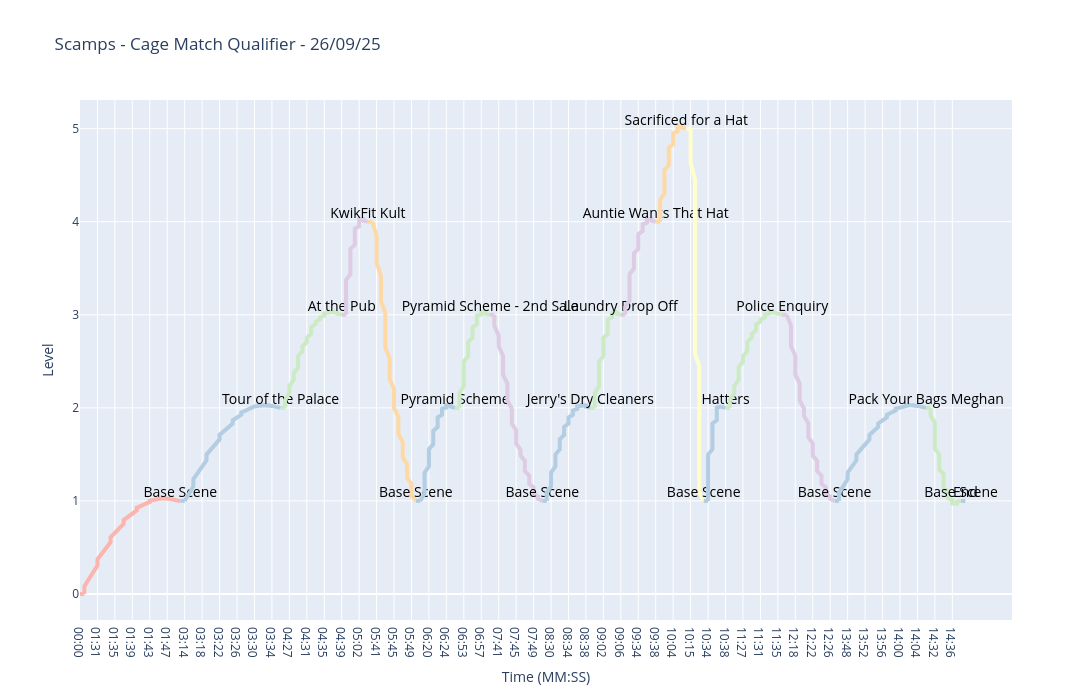

This figure's notebook cell:
### Code cell


### Figure 1 — Plotly figure (JSON) as saved in the notebook; plotly's stock layout.template omitted (floating-point values rounded to 4 significant figures)
{"data": [{"line": {"color": "rgb(251,180,174)", "width": 4}, "mode": "lines", "showlegend": false, "type": "scatter", "x": ["00:00", "01:28"], "y": [0, 0]}, {"line": {"color": "rgb(251,180,174)", "width": 4}, "mode": "lines", "showlegend": false, "type": "scatter", "x": ["01:28", "01:28", "01:29", "01:30", "01:31", "01:31", "01:32", "01:33", "01:34", "01:34", "01:35", "01:36", "01:37", "01:37", "01:38", "01:39", "01:40", "01:40", "01:41", "01:42", "01:43", "01:43", "01:44", "01:45", "01:46", "01:46", "01:47", "01:48", "01:49", "01:50"], "y": [0.0, 0.08109, 0.1589, 0.2333, 0.3044, 0.3722, 0.4366, 0.4977, 0.5555, 0.61, 0.6611, 0.7089, 0.7534, 0.7945, 0.8323, 0.8668, 0.898, 0.9258, 0.9503, 0.9715, 0.9893, 1.004, 1.015, 1.023, 1.027, 1.029, 1.026, 1.021, 1.012, 1.0]}, {"mode": "text", "showlegend": false, "text": ["Base Scene"], "textfont": {"color": "black", "size": 14}, "textposition": "top center", "type": "scatter", "x": ["01:50"], "y": [1]}, {"line": {"color": "rgb(179,205,227)", "width": 4}, "mode": "lines", "showlegend": false, "type": "scatter", "x": ["01:50", "03:14"], "y": [1, 1]}, {"line": {"color": "rgb(179,205,227)", "width": 4}, "mode": "lines", "showlegend": false, "type": "scatter", "x": ["03:14", "03:15", "03:16", "03:16", "03:17", "03:18", "03:19", "03:19", "03:20", "03:21", "03:22", "03:22", "03:23", "03:24", "03:25", "03:25", "03:26", "03:27", "03:27", "03:28", "03:29", "03:30", "03:30", "03:31", "03:32", "03:33", "03:33", "03:34", "03:35", "03:36"], "y": [1.0, 1.081, 1.159, 1.233, 1.304, 1.372, 1.437, 1.498, 1.556, 1.61, 1.661, 1.709, 1.753, 1.795, 1.832, 1.867, 1.898, 1.926, 1.95, 1.971, 1.989, 2.004, 2.015, 2.023, 2.027, 2.029, 2.026, 2.021, 2.012, 2.0]}, {"mode": "text", "showlegend": false, "text": ["Tour of the Palace"], "textfont": {"color": "black", "size": 14}, "textposition": "top center", "type": "scatter", "x": ["03:36"], "y": [2]}, {"line": {"color": "rgb(204,235,197)", "width": 4}, "mode": "lines", "showlegend": false, "type": "scatter", "x": ["03:36", "04:26"], "y": [2, 2]}, {"line": {"color": "rgb(204,235,197)", "width": 4}, "mode": "lines", "showlegend": false, "type": "scatter", "x": ["04:26", "04:26", "04:27", "04:27", "04:28", "04:28", "04:29", "04:29", "04:29", "04:30", "04:30", "04:31", "04:31", "04:32", "04:32", "04:32", "04:33", "04:33", "04:34", "04:34", "04:35", "04:35", "04:35", "04:36", "04:36", "04:37", "04:37", "04:38", "04:38", "04:39"], "y": [2.0, 2.081, 2.159, 2.233, 2.304, 2.372, 2.437, 2.498, 2.556, 2.61, 2.661, 2.709, 2.753, 2.795, 2.832, 2.867, 2.898, 2.926, 2.95, 2.971, 2.989, 3.004, 3.015, 3.023, 3.027, 3.029, 3.026, 3.021, 3.012, 3.0]}, {"mode": "text", "showlegend": false, "text": ["At the Pub"], "textfont": {"color": "black", "size": 14}, "textposition": "top center", "type": "scatter", "x": ["04:39"], "y": [3]}, {"line": {"color": "rgb(222,203,228)", "width": 4}, "mode": "lines", "showlegend": false, "type": "scatter", "x": ["04:39", "04:59"], "y": [3, 3]}, {"line": {"color": "rgb(222,203,228)", "width": 4}, "mode": "lines", "showlegend": false, "type": "scatter", "x": ["04:59", "04:59", "04:59", "04:59", "04:59", "04:59", "05:00", "05:00", "05:00", "05:00", "05:00", "05:00", "05:01", "05:01", "05:01", "05:01", "05:01", "05:01", "05:02", "05:02", "05:02", "05:02", "05:02", "05:02", "05:03", "05:03", "05:03", "05:03", "05:03", "05:04"], "y": [3.0, 3.081, 3.159, 3.233, 3.304, 3.372, 3.437, 3.498, 3.556, 3.61, 3.661, 3.709, 3.753, 3.795, 3.832, 3.867, 3.898, 3.926, 3.95, 3.971, 3.989, 4.004, 4.015, 4.023, 4.027, 4.029, 4.026, 4.021, 4.012, 4.0]}, {"mode": "text", "showlegend": false, "text": ["KwikFit Kult"], "textfont": {"color": "black", "size": 14}, "textposition": "top center", "type": "scatter", "x": ["05:04"], "y": [4]}, {"line": {"color": "rgb(254,217,166)", "width": 4}, "mode": "lines", "showlegend": false, "type": "scatter", "x": ["05:04", "05:40"], "y": [4, 4]}, {"line": {"color": "rgb(254,217,166)", "width": 4}, "mode": "lines", "showlegend": false, "type": "scatter", "x": ["05:40", "05:41", "05:41", "05:41", "05:42", "05:42", "05:42", "05:43", "05:43", "05:43", "05:43", "05:44", "05:44", "05:44", "05:45", "05:45", "05:45", "05:46", "05:46", "05:46", "05:47", "05:47", "05:47", "05:48", "05:48", "05:48", "05:49", "05:49", "05:49", "05:50"], "y": [4.0, 3.85, 3.703, 3.56, 3.42, 3.283, 3.15, 3.02, 2.893, 2.769, 2.649, 2.532, 2.419, 2.309, 2.202, 2.099, 1.999, 1.902, 1.808, 1.718, 1.631, 1.548, 1.468, 1.391, 1.317, 1.247, 1.18, 1.117, 1.057, 1.0]}, {"mode": "text", "showlegend": false, "text": ["Base Scene"], "textfont": {"color": "black", "size": 14}, "textposition": "top center", "type": "scatter", "x": ["05:50"], "y": [1]}, {"line": {"color": "rgb(179,205,227)", "width": 4}, "mode": "lines", "showlegend": false, "type": "scatter", "x": ["05:50", "06:18"], "y": [1, 1]}, {"line": {"color": "rgb(179,205,227)", "width": 4}, "mode": "lines", "showlegend": false, "type": "scatter", "x": ["06:18", "06:19", "06:19", "06:19", "06:19", "06:20", "06:20", "06:20", "06:20", "06:21", "06:21", "06:21", "06:21", "06:22", "06:22", "06:22", "06:22", "06:23", "06:23", "06:23", "06:23", "06:24", "06:24", "06:24", "06:24", "06:25", "06:25", "06:25", "06:25", "06:26"], "y": [1.0, 1.081, 1.159, 1.233, 1.304, 1.372, 1.437, 1.498, 1.556, 1.61, 1.661, 1.709, 1.753, 1.795, 1.832, 1.867, 1.898, 1.926, 1.95, 1.971, 1.989, 2.004, 2.015, 2.023, 2.027, 2.029, 2.026, 2.021, 2.012, 2.0]}, {"mode": "text", "showlegend": false, "text": ["Pyramid Scheme"], "textfont": {"color": "black", "size": 14}, "textposition": "top center", "type": "scatter", "x": ["06:26"], "y": [2]}, {"line": {"color": "rgb(204,235,197)", "width": 4}, "mode": "lines", "showlegend": false, "type": "scatter", "x": ["06:26", "06:52"], "y": [2, 2]}, {"line": {"color": "rgb(204,235,197)", "width": 4}, "mode": "lines", "showlegend": false, "type": "scatter", "x": ["06:52", "06:52", "06:52", "06:53", "06:53", "06:53", "06:53", "06:53", "06:54", "06:54", "06:54", "06:54", "06:55", "06:55", "06:55", "06:55", "06:56", "06:56", "06:56", "06:56", "06:56", "06:57", "06:57", "06:57", "06:57", "06:58", "06:58", "06:58", "06:58", "06:59"], "y": [2.0, 2.081, 2.159, 2.233, 2.304, 2.372, 2.437, 2.498, 2.556, 2.61, 2.661, 2.709, 2.753, 2.795, 2.832, 2.867, 2.898, 2.926, 2.95, 2.971, 2.989, 3.004, 3.015, 3.023, 3.027, 3.029, 3.026, 3.021, 3.012, 3.0]}, {"mode": "text", "showlegend": false, "text": ["Pyramid Scheme - 2nd Sale"], "textfont": {"color": "black", "size": 14}, "textposition": "top center", "type": "scatter", "x": ["06:59"], "y": [3]}, {"line": {"color": "rgb(222,203,228)", "width": 4}, "mode": "lines", "showlegend": false, "type": "scatter", "x": ["06:59", "07:40"], "y": [3, 3]}, {"line": {"color": "rgb(222,203,228)", "width": 4}, "mode": "lines", "showlegend": false, "type": "scatter", "x": ["07:40", "07:40", "07:41", "07:41", "07:42", "07:42", "07:42", "07:43", "07:43", "07:43", "07:44", "07:44", "07:44", "07:45", "07:45", "07:45", "07:46", "07:46", "07:47", "07:47", "07:47", "07:48", "07:48", "07:48", "07:49", "07:49", "07:49", "07:50", "07:50", "07:51"], "y": [3.0, 2.884, 2.772, 2.663, 2.558, 2.455, 2.356, 2.261, 2.169, 2.08, 1.994, 1.912, 1.833, 1.757, 1.685, 1.616, 1.55, 1.488, 1.429, 1.373, 1.321, 1.272, 1.226, 1.184, 1.145, 1.109, 1.077, 1.048, 1.022, 1.0]}, {"mode": "text", "showlegend": false, "text": ["Base Scene"], "textfont": {"color": "black", "size": 14}, "textposition": "top center", "type": "scatter", "x": ["07:51"], "y": [1]}, {"line": {"color": "rgb(179,205,227)", "width": 4}, "mode": "lines", "showlegend": false, "type": "scatter", "x": ["07:51", "08:29"], "y": [1, 1]}, {"line": {"color": "rgb(179,205,227)", "width": 4}, "mode": "lines", "showlegend": false, "type": "scatter", "x": ["08:29", "08:29", "08:30", "08:30", "08:30", "08:31", "08:31", "08:31", "08:32", "08:32", "08:32", "08:33", "08:33", "08:33", "08:34", "08:34", "08:34", "08:35", "08:35", "08:35", "08:36", "08:36", "08:36", "08:37", "08:37", "08:37", "08:38", "08:38", "08:38", "08:39"], "y": [1.0, 1.081, 1.159, 1.233, 1.304, 1.372, 1.437, 1.498, 1.556, 1.61, 1.661, 1.709, 1.753, 1.795, 1.832, 1.867, 1.898, 1.926, 1.95, 1.971, 1.989, 2.004, 2.015, 2.023, 2.027, 2.029, 2.026, 2.021, 2.012, 2.0]}, {"mode": "text", "showlegend": false, "text": ["Jerry's Dry Cleaners"], "textfont": {"color": "black", "size": 14}, "textposition": "top center", "type": "scatter", "x": ["08:39"], "y": [2]}, {"line": {"color": "rgb(204,235,197)", "width": 4}, "mode": "lines", "showlegend": false, "type": "scatter", "x": ["08:39", "09:00"], "y": [2, 2]}, {"line": {"color": "rgb(204,235,197)", "width": 4}, "mode": "lines", "showlegend": false, "type": "scatter", "x": ["09:00", "09:00", "09:00", "09:01", "09:01", "09:01", "09:01", "09:01", "09:02", "09:02", "09:02", "09:02", "09:02", "09:03", "09:03", "09:03", "09:03", "09:03", "09:03", "09:04", "09:04", "09:04", "09:04", "09:04", "09:05", "09:05", "09:05", "09:05", "09:05", "09:06"], "y": [2.0, 2.081, 2.159, 2.233, 2.304, 2.372, 2.437, 2.498, 2.556, 2.61, 2.661, 2.709, 2.753, 2.795, 2.832, 2.867, 2.898, 2.926, 2.95, 2.971, 2.989, 3.004, 3.015, 3.023, 3.027, 3.029, 3.026, 3.021, 3.012, 3.0]}, {"mode": "text", "showlegend": false, "text": ["Laundry Drop Off"], "textfont": {"color": "black", "size": 14}, "textposition": "top center", "type": "scatter", "x": ["09:06"], "y": [3]}, {"line": {"color": "rgb(222,203,228)", "width": 4}, "mode": "lines", "showlegend": false, "type": "scatter", "x": ["09:06", "09:31"], "y": [3, 3]}, {"line": {"color": "rgb(222,203,228)", "width": 4}, "mode": "lines", "showlegend": false, "type": "scatter", "x": ["09:31", "09:31", "09:32", "09:32", "09:32", "09:32", "09:32", "09:33", "09:33", "09:33", "09:33", "09:34", "09:34", "09:34", "09:34", "09:34", "09:35", "09:35", "09:35", "09:35", "09:36", "09:36", "09:36", "09:36", "09:36", "09:37", "09:37", "09:37", "09:37", "09:38"], "y": [3.0, 3.081, 3.159, 3.233, 3.304, 3.372, 3.437, 3.498, 3.556, 3.61, 3.661, 3.709, 3.753, 3.795, 3.832, 3.867, 3.898, 3.926, 3.95, 3.971, 3.989, 4.004, 4.015, 4.023, 4.027, 4.029, 4.026, 4.021, 4.012, 4.0]}, {"mode": "text", "showlegend": false, "text": ["Auntie Wants That Hat"], "textfont": {"color": "black", "size": 14}, "textposition": "top center", "type": "scatter", "x": ["09:38"], "y": [4]}, {"line": {"color": "rgb(254,217,166)", "width": 4}, "mode": "lines", "showlegend": false, "type": "scatter", "x": ["09:38", "10:01"], "y": [4, 4]}, {"line": {"color": "rgb(254,217,166)", "width": 4}, "mode": "lines", "showlegend": false, "type": "scatter", "x": ["10:01", "10:01", "10:01", "10:01", "10:02", "10:02", "10:02", "10:02", "10:02", "10:03", "10:03", "10:03", "10:03", "10:03", "10:04", "10:04", "10:04", "10:04", "10:04", "10:05", "10:05", "10:05", "10:05", "10:05", "10:06", "10:06", "10:06", "10:06", "10:06", "10:07"], "y": [4.0, 4.081, 4.159, 4.233, 4.304, 4.372, 4.437, 4.498, 4.556, 4.61, 4.661, 4.709, 4.753, 4.795, 4.832, 4.867, 4.898, 4.926, 4.95, 4.971, 4.989, 5.004, 5.015, 5.023, 5.027, 5.029, 5.026, 5.021, 5.012, 5.0]}, {"mode": "text", "showlegend": false, "text": ["Sacrificed for a Hat"], "textfont": {"color": "black", "size": 14}, "textposition": "top center", "type": "scatter", "x": ["10:07"], "y": [5]}, {"line": {"color": "rgb(255,255,204)", "width": 4}, "mode": "lines", "showlegend": false, "type": "scatter", "x": ["10:07", "10:15"], "y": [5, 5]}, {"line": {"color": "rgb(255,255,204)", "width": 4}, "mode": "lines", "showlegend": false, "type": "scatter", "x": ["10:15", "10:15", "10:15", "10:16", "10:16", "10:16", "10:16", "10:16", "10:16", "10:16", "10:16", "10:16", "10:16", "10:16", "10:16", "10:16", "10:17", "10:17", "10:17", "10:17", "10:17", "10:17", "10:17", "10:17", "10:17", "10:17", "10:17", "10:17", "10:17", "10:18"], "y": [5.0, 4.815, 4.634, 4.456, 4.282, 4.111, 3.943, 3.778, 3.617, 3.459, 3.304, 3.153, 3.005, 2.861, 2.719, 2.581, 2.447, 2.316, 2.188, 2.063, 1.942, 1.824, 1.709, 1.598, 1.49, 1.385, 1.284, 1.186, 1.091, 1.0]}, {"mode": "text", "showlegend": false, "text": ["Base Scene"], "textfont": {"color": "black", "size": 14}, "textposition": "top center", "type": "scatter", "x": ["10:18"], "y": [1]}, {"line": {"color": "rgb(179,205,227)", "width": 4}, "mode": "lines", "showlegend": false, "type": "scatter", "x": ["10:18", "10:34"], "y": [1, 1]}, {"line": {"color": "rgb(179,205,227)", "width": 4}, "mode": "lines", "showlegend": false, "type": "scatter", "x": ["10:34", "10:34", "10:34", "10:34", "10:34", "10:34", "10:34", "10:34", "10:35", "10:35", "10:35", "10:35", "10:35", "10:35", "10:35", "10:36", "10:36", "10:36", "10:36", "10:36", "10:36", "10:36", "10:37", "10:37", "10:37", "10:37", "10:37", "10:37", "10:37", "10:38"], "y": [1.0, 1.081, 1.159, 1.233, 1.304, 1.372, 1.437, 1.498, 1.556, 1.61, 1.661, 1.709, 1.753, 1.795, 1.832, 1.867, 1.898, 1.926, 1.95, 1.971, 1.989, 2.004, 2.015, 2.023, 2.027, 2.029, 2.026, 2.021, 2.012, 2.0]}, {"mode": "text", "showlegend": false, "text": ["Hatters"], "textfont": {"color": "black", "size": 14}, "textposition": "top center", "type": "scatter", "x": ["10:38"], "y": [2]}, {"line": {"color": "rgb(204,235,197)", "width": 4}, "mode": "lines", "showlegend": false, "type": "scatter", "x": ["10:38", "11:24"], "y": [2, 2]}, {"line": {"color": "rgb(204,235,197)", "width": 4}, "mode": "lines", "showlegend": false, "type": "scatter", "x": ["11:24", "11:24", "11:25", "11:25", "11:26", "11:26", "11:26", "11:27", "11:27", "11:28", "11:28", "11:28", "11:29", "11:29", "11:30", "11:30", "11:30", "11:31", "11:31", "11:32", "11:32", "11:32", "11:33", "11:33", "11:34", "11:34", "11:34", "11:35", "11:35", "11:36"], "y": [2.0, 2.081, 2.159, 2.233, 2.304, 2.372, 2.437, 2.498, 2.556, 2.61, 2.661, 2.709, 2.753, 2.795, 2.832, 2.867, 2.898, 2.926, 2.95, 2.971, 2.989, 3.004, 3.015, 3.023, 3.027, 3.029, 3.026, 3.021, 3.012, 3.0]}, {"mode": "text", "showlegend": false, "text": ["Police Enquiry"], "textfont": {"color": "black", "size": 14}, "textposition": "top center", "type": "scatter", "x": ["11:36"], "y": [3]}, {"line": {"color": "rgb(222,203,228)", "width": 4}, "mode": "lines", "showlegend": false, "type": "scatter", "x": ["11:36", "12:16"], "y": [3, 3]}, {"line": {"color": "rgb(222,203,228)", "width": 4}, "mode": "lines", "showlegend": false, "type": "scatter", "x": ["12:16", "12:17", "12:17", "12:17", "12:18", "12:18", "12:18", "12:19", "12:19", "12:19", "12:20", "12:20", "12:21", "12:21", "12:21", "12:22", "12:22", "12:22", "12:23", "12:23", "12:23", "12:24", "12:24", "12:24", "12:25", "12:25", "12:25", "12:26", "12:26", "12:27"], "y": [3.0, 2.884, 2.772, 2.663, 2.558, 2.455, 2.356, 2.261, 2.169, 2.08, 1.994, 1.912, 1.833, 1.757, 1.685, 1.616, 1.55, 1.488, 1.429, 1.373, 1.321, 1.272, 1.226, 1.184, 1.145, 1.109, 1.077, 1.048, 1.022, 1.0]}, {"mode": "text", "showlegend": false, "text": ["Base Scene"], "textfont": {"color": "black", "size": 14}, "textposition": "top center", "type": "scatter", "x": ["12:27"], "y": [1]}, {"line": {"color": "rgb(179,205,227)", "width": 4}, "mode": "lines", "showlegend": false, "type": "scatter", "x": ["12:27", "13:46"], "y": [1, 1]}, {"line": {"color": "rgb(179,205,227)", "width": 4}, "mode": "lines", "showlegend": false, "type": "scatter", "x": ["13:46", "13:46", "13:47", "13:48", "13:48", "13:49", "13:50", "13:50", "13:51", "13:52", "13:53", "13:53", "13:54", "13:55", "13:55", "13:56", "13:57", "13:57", "13:58", "13:59", "13:59", "14:00", "14:01", "14:01", "14:02", "14:03", "14:03", "14:04", "14:05", "14:06"], "y": [1.0, 1.081, 1.159, 1.233, 1.304, 1.372, 1.437, 1.498, 1.556, 1.61, 1.661, 1.709, 1.753, 1.795, 1.832, 1.867, 1.898, 1.926, 1.95, 1.971, 1.989, 2.004, 2.015, 2.023, 2.027, 2.029, 2.026, 2.021, 2.012, 2.0]}, {"mode": "text", "showlegend": false, "text": ["Pack Your Bags Meghan"], "textfont": {"color": "black", "size": 14}, "textposition": "top center", "type": "scatter", "x": ["14:06"], "y": [2]}, {"line": {"color": "rgb(204,235,197)", "width": 4}, "mode": "lines", "showlegend": false, "type": "scatter", "x": ["14:06", "14:31"], "y": [2, 2]}, {"line": {"color": "rgb(204,235,197)", "width": 4}, "mode": "lines", "showlegend": false, "type": "scatter", "x": ["14:31", "14:31", "14:32", "14:32", "14:32", "14:32", "14:32", "14:33", "14:33", "14:33", "14:33", "14:34", "14:34", "14:34", "14:34", "14:34", "14:35", "14:35", "14:35", "14:35", "14:36", "14:36", "14:36", "14:36", "14:36", "14:37", "14:37", "14:37", "14:37", "14:38"], "y": [2.0, 1.919, 1.841, 1.767, 1.696, 1.628, 1.563, 1.502, 1.444, 1.39, 1.339, 1.291, 1.247, 1.205, 1.168, 1.133, 1.102, 1.074, 1.05, 1.029, 1.011, 0.9962, 0.985, 0.9772, 0.9727, 0.9715, 0.9736, 0.9791, 0.9879, 1.0]}, {"mode": "text", "showlegend": false, "text": ["Base Scene"], "textfont": {"color": "black", "size": 14}, "textposition": "top center", "type": "scatter", "x": ["14:38"], "y": [1]}, {"line": {"color": "rgb(179,205,227)", "width": 4}, "mode": "lines", "showlegend": false, "type": "scatter", "x": ["14:38", "15:00"], "y": [1, 1]}, {"mode": "text", "showlegend": false, "text": ["End"], "textfont": {"color": "black", "size": 14}, "textposition": "top center", "type": "scatter", "x": ["15:00"], "y": [1]}], "layout": {"height": 700, "showlegend": false, "title": {"text": "Scamps - Cage Match Qualifier - 26/09/25"}, "width": 1800, "xaxis": {"title": {"text": "Time (MM:SS)"}}, "yaxis": {"dtick": 1, "title": {"text": "Level"}}}}
